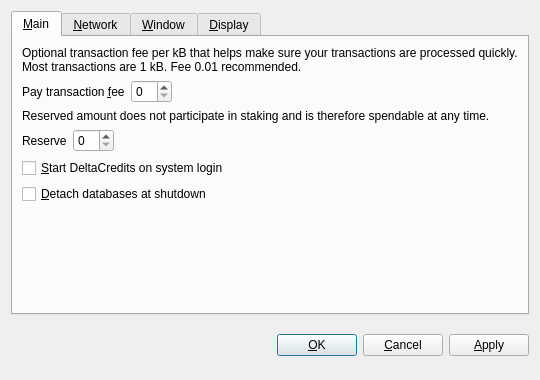
<?xml version="1.0" encoding="UTF-8"?>
<ui version="4.0">
 <class>OptionsDialog</class>
 <widget class="QDialog" name="OptionsDialog">
  <property name="geometry">
   <rect>
    <x>0</x>
    <y>0</y>
    <width>540</width>
    <height>380</height>
   </rect>
  </property>
  <property name="windowTitle">
   <string>Options</string>
  </property>
  <property name="modal">
   <bool>true</bool>
  </property>
  <layout class="QVBoxLayout" name="verticalLayout">
   <item>
    <widget class="QTabWidget" name="tabWidget">
     <property name="tabPosition">
      <enum>QTabWidget::North</enum>
     </property>
     <property name="currentIndex">
      <number>0</number>
     </property>
     <widget class="QWidget" name="tabMain">
      <attribute name="title">
       <string>&amp;Main</string>
      </attribute>
      <layout class="QVBoxLayout" name="verticalLayout_Main">
       <item>
        <widget class="QLabel" name="transactionFeeInfoLabel">
         <property name="text">
          <string>Optional transaction fee per kB that helps make sure your transactions are processed quickly. Most transactions are 1 kB. Fee 0.01 recommended.</string>
         </property>
         <property name="textFormat">
          <enum>Qt::PlainText</enum>
         </property>
         <property name="wordWrap">
          <bool>true</bool>
         </property>
        </widget>
       </item>
       <item>
        <layout class="QHBoxLayout" name="horizontalLayoutFee">
         <item>
          <widget class="QLabel" name="transactionFeeLabel">
           <property name="text">
            <string>Pay transaction &amp;fee</string>
           </property>
           <property name="textFormat">
            <enum>Qt::PlainText</enum>
           </property>
           <property name="buddy">
            <cstring>transactionFee</cstring>
           </property>
          </widget>
         </item>
         <item>
          <widget class="BitcoinAmountField" name="transactionFee"/>
         </item>
         <item>
          <spacer name="horizontalSpacerFee">
           <property name="orientation">
            <enum>Qt::Horizontal</enum>
           </property>
           <property name="sizeHint" stdset="0">
            <size>
             <width>40</width>
             <height>20</height>
            </size>
           </property>
          </spacer>
         </item>
        </layout>
       </item>
       <item>
        <widget class="QLabel" name="reserveBalanceInfoLabel">
         <property name="text">
          <string>Reserved amount does not participate in staking and is therefore spendable at any time.</string>
         </property>
         <property name="textFormat">
          <enum>Qt::PlainText</enum>
         </property>
         <property name="wordWrap">
          <bool>true</bool>
         </property>
        </widget>
       </item>
       <item>
        <layout class="QHBoxLayout" name="horizontalLayoutReserveBalance">
         <item>
          <widget class="QLabel" name="reserveBalanceLabel">
           <property name="text">
            <string>Reserve</string>
           </property>
           <property name="textFormat">
            <enum>Qt::PlainText</enum>
           </property>
           <property name="buddy">
            <cstring>reserveBalance</cstring>
           </property>
          </widget>
         </item>
         <item>
          <widget class="BitcoinAmountField" name="reserveBalance"/>
         </item>
         <item>
          <spacer name="horizontalSpacerReserveBalance">
           <property name="orientation">
            <enum>Qt::Horizontal</enum>
           </property>
           <property name="sizeHint" stdset="0">
            <size>
             <width>40</width>
             <height>20</height>
            </size>
           </property>
          </spacer>
         </item>
        </layout>
       </item>
       <item>
        <widget class="QCheckBox" name="bitcoinAtStartup">
         <property name="toolTip">
          <string>Automatically start DeltaCredits after logging in to the system.</string>
         </property>
         <property name="text">
          <string>&amp;Start DeltaCredits on system login</string>
         </property>
        </widget>
       </item>
       <item>
        <widget class="QCheckBox" name="detachDatabases">
         <property name="toolTip">
          <string>Detach block and address databases at shutdown. This means they can be moved to another data directory, but it slows down shutdown. The wallet is always detached.</string>
         </property>
         <property name="text">
          <string>&amp;Detach databases at shutdown</string>
         </property>
        </widget>
       </item>
       <item>
        <spacer name="verticalSpacer_Main">
         <property name="orientation">
          <enum>Qt::Vertical</enum>
         </property>
         <property name="sizeHint" stdset="0">
          <size>
           <width>20</width>
           <height>40</height>
          </size>
         </property>
        </spacer>
       </item>
      </layout>
     </widget>
     <widget class="QWidget" name="tabNetwork">
      <attribute name="title">
       <string>&amp;Network</string>
      </attribute>
      <layout class="QVBoxLayout" name="verticalLayout_Network">
       <item>
        <widget class="QCheckBox" name="mapPortUpnp">
         <property name="toolTip">
          <string>Automatically open the DeltaCredits client port on the router. This only works when your router supports UPnP and it is enabled.</string>
         </property>
         <property name="text">
          <string>Map port using &amp;UPnP</string>
         </property>
        </widget>
       </item>
       <item>
        <widget class="QCheckBox" name="connectSocks">
         <property name="toolTip">
          <string>Connect to the DeltaCredits network through a SOCKS proxy (e.g. when connecting through Tor).</string>
         </property>
         <property name="text">
          <string>&amp;Connect through SOCKS proxy:</string>
         </property>
        </widget>
       </item>
       <item>
        <layout class="QHBoxLayout" name="horizontalLayout_Network">
         <item>
          <widget class="QLabel" name="proxyIpLabel">
           <property name="text">
            <string>Proxy &amp;IP:</string>
           </property>
           <property name="textFormat">
            <enum>Qt::PlainText</enum>
           </property>
           <property name="buddy">
            <cstring>proxyIp</cstring>
           </property>
          </widget>
         </item>
         <item>
          <widget class="QValidatedLineEdit" name="proxyIp">
           <property name="maximumSize">
            <size>
             <width>140</width>
             <height>16777215</height>
            </size>
           </property>
           <property name="toolTip">
            <string>IP address of the proxy (e.g. 127.0.0.1)</string>
           </property>
          </widget>
         </item>
         <item>
          <widget class="QLabel" name="proxyPortLabel">
           <property name="text">
            <string>&amp;Port:</string>
           </property>
           <property name="textFormat">
            <enum>Qt::PlainText</enum>
           </property>
           <property name="buddy">
            <cstring>proxyPort</cstring>
           </property>
          </widget>
         </item>
         <item>
          <widget class="QLineEdit" name="proxyPort">
           <property name="maximumSize">
            <size>
             <width>55</width>
             <height>16777215</height>
            </size>
           </property>
           <property name="toolTip">
            <string>Port of the proxy (e.g. 9050)</string>
           </property>
          </widget>
         </item>
         <item>
          <widget class="QLabel" name="socksVersionLabel">
           <property name="text">
            <string>SOCKS &amp;Version:</string>
           </property>
           <property name="textFormat">
            <enum>Qt::PlainText</enum>
           </property>
           <property name="buddy">
            <cstring>socksVersion</cstring>
           </property>
          </widget>
         </item>
         <item>
          <widget class="QValueComboBox" name="socksVersion">
           <property name="toolTip">
            <string>SOCKS version of the proxy (e.g. 5)</string>
           </property>
          </widget>
         </item>
         <item>
          <spacer name="horizontalSpacer_Network">
           <property name="orientation">
            <enum>Qt::Horizontal</enum>
           </property>
           <property name="sizeHint" stdset="0">
            <size>
             <width>40</width>
             <height>20</height>
            </size>
           </property>
          </spacer>
         </item>
        </layout>
       </item>
       <item>
        <spacer name="verticalSpacer_Network">
         <property name="orientation">
          <enum>Qt::Vertical</enum>
         </property>
         <property name="sizeHint" stdset="0">
          <size>
           <width>20</width>
           <height>40</height>
          </size>
         </property>
        </spacer>
       </item>
      </layout>
     </widget>
     <widget class="QWidget" name="tabWindow">
      <attribute name="title">
       <string>&amp;Window</string>
      </attribute>
      <layout class="QVBoxLayout" name="verticalLayout_Window">
       <item>
        <widget class="QCheckBox" name="minimizeToTray">
         <property name="toolTip">
          <string>Show only a tray icon after minimizing the window.</string>
         </property>
         <property name="text">
          <string>&amp;Minimize to the tray instead of the taskbar</string>
         </property>
        </widget>
       </item>
       <item>
        <widget class="QCheckBox" name="minimizeOnClose">
         <property name="toolTip">
          <string>Minimize instead of exit the application when the window is closed. When this option is enabled, the application will be closed only after selecting Quit in the menu.</string>
         </property>
         <property name="text">
          <string>M&amp;inimize on close</string>
         </property>
        </widget>
       </item>
       <item>
        <spacer name="verticalSpacer_Window">
         <property name="orientation">
          <enum>Qt::Vertical</enum>
         </property>
         <property name="sizeHint" stdset="0">
          <size>
           <width>20</width>
           <height>40</height>
          </size>
         </property>
        </spacer>
       </item>
      </layout>
     </widget>
     <widget class="QWidget" name="tabDisplay">
      <attribute name="title">
       <string>&amp;Display</string>
      </attribute>
      <layout class="QVBoxLayout" name="verticalLayout_Display">
       <item>
        <layout class="QHBoxLayout" name="horizontalLayout_1_Display">
         <item>
          <widget class="QLabel" name="langLabel">
           <property name="text">
            <string>User Interface &amp;language:</string>
           </property>
           <property name="textFormat">
            <enum>Qt::PlainText</enum>
           </property>
           <property name="buddy">
            <cstring>lang</cstring>
           </property>
          </widget>
         </item>
         <item>
          <widget class="QValueComboBox" name="lang">
           <property name="toolTip">
            <string>The user interface language can be set here. This setting will take effect after restarting DeltaCredits.</string>
           </property>
          </widget>
         </item>
        </layout>
       </item>
       <item>
        <layout class="QHBoxLayout" name="horizontalLayout_2_Display">
         <item>
          <widget class="QLabel" name="unitLabel">
           <property name="text">
            <string>&amp;Unit to show amounts in:</string>
           </property>
           <property name="textFormat">
            <enum>Qt::PlainText</enum>
           </property>
           <property name="buddy">
            <cstring>unit</cstring>
           </property>
          </widget>
         </item>
         <item>
          <widget class="QValueComboBox" name="unit">
           <property name="toolTip">
            <string>Choose the default subdivision unit to show in the interface and when sending coins.</string>
           </property>
          </widget>
         </item>
        </layout>
       </item>
       <item>
        <widget class="QCheckBox" name="displayAddresses">
         <property name="toolTip">
          <string>Whether to show DeltaCredits addresses in the transaction list or not.</string>
         </property>
         <property name="text">
          <string>&amp;Display addresses in transaction list</string>
         </property>
        </widget>
       </item>
       <item>
        <widget class="QCheckBox" name="coinControlFeatures">
         <property name="toolTip">
          <string>Whether to show coin control features or not.</string>
         </property>
         <property name="text">
          <string>Display coin &amp;control features (experts only!)</string>
         </property>
        </widget>
       </item>
       <item>
        <spacer name="verticalSpacer_Display">
         <property name="orientation">
          <enum>Qt::Vertical</enum>
         </property>
         <property name="sizeHint" stdset="0">
          <size>
           <width>20</width>
           <height>40</height>
          </size>
         </property>
        </spacer>
       </item>
      </layout>
     </widget>
    </widget>
   </item>
   <item>
    <layout class="QHBoxLayout" name="horizontalLayout_Buttons">
     <item>
      <spacer name="horizontalSpacer_1">
       <property name="orientation">
        <enum>Qt::Horizontal</enum>
       </property>
       <property name="sizeHint" stdset="0">
        <size>
         <width>40</width>
         <height>48</height>
        </size>
       </property>
      </spacer>
     </item>
     <item>
      <widget class="QLabel" name="statusLabel">
       <property name="font">
        <font>
         <weight>75</weight>
         <bold>true</bold>
        </font>
       </property>
       <property name="text">
        <string/>
       </property>
       <property name="textFormat">
        <enum>Qt::PlainText</enum>
       </property>
       <property name="wordWrap">
        <bool>true</bool>
       </property>
      </widget>
     </item>
     <item>
      <spacer name="horizontalSpacer_2">
       <property name="orientation">
        <enum>Qt::Horizontal</enum>
       </property>
       <property name="sizeHint" stdset="0">
        <size>
         <width>40</width>
         <height>48</height>
        </size>
       </property>
      </spacer>
     </item>
     <item>
      <widget class="QPushButton" name="okButton">
       <property name="text">
        <string>&amp;OK</string>
       </property>
      </widget>
     </item>
     <item>
      <widget class="QPushButton" name="cancelButton">
       <property name="text">
        <string>&amp;Cancel</string>
       </property>
       <property name="autoDefault">
        <bool>false</bool>
       </property>
      </widget>
     </item>
     <item>
      <widget class="QPushButton" name="applyButton">
       <property name="text">
        <string>&amp;Apply</string>
       </property>
       <property name="autoDefault">
        <bool>false</bool>
       </property>
      </widget>
     </item>
    </layout>
   </item>
  </layout>
 </widget>
 <customwidgets>
  <customwidget>
   <class>BitcoinAmountField</class>
   <extends>QSpinBox</extends>
   <header>bitcoinamountfield.h</header>
  </customwidget>
  <customwidget>
   <class>QValueComboBox</class>
   <extends>QComboBox</extends>
   <header>qvaluecombobox.h</header>
  </customwidget>
  <customwidget>
   <class>QValidatedLineEdit</class>
   <extends>QLineEdit</extends>
   <header>qvalidatedlineedit.h</header>
  </customwidget>
 </customwidgets>
 <resources/>
 <connections/>
</ui>
